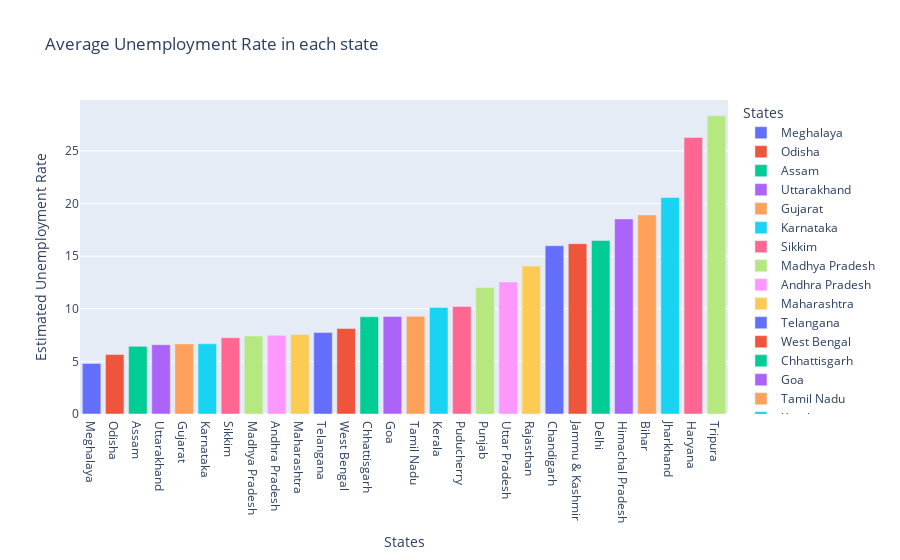

The cell this chart's notebook holds for it:
### Code cell
plot_ump = data[['Estimated Unemployment Rate', 'States']]
df_unemp = plot_ump.groupby('States').mean().reset_index()
df_unemp = df_unemp.sort_values('Estimated Unemployment Rate')
fig = px.bar(df_unemp, x='States', y='Estimated Unemployment Rate', color='States',
             title='Average Unemployment Rate in each state', template='plotly')
fig.show()

### Figure 1 — Plotly figure (JSON) as saved in the notebook; plotly's stock layout.template omitted (floating-point values rounded to 4 significant figures)
{"data": [{"alignmentgroup": "True", "hovertemplate": "States=%{x}<br>Estimated Unemployment Rate=%{y}<extra></extra>", "legendgroup": "Meghalaya", "marker": {"color": "#636efa", "pattern": {"shape": ""}}, "name": "Meghalaya", "offsetgroup": "Meghalaya", "orientation": "v", "showlegend": true, "textposition": "auto", "type": "bar", "x": ["Meghalaya"], "xaxis": "x", "y": [4.799], "yaxis": "y"}, {"alignmentgroup": "True", "hovertemplate": "States=%{x}<br>Estimated Unemployment Rate=%{y}<extra></extra>", "legendgroup": "Odisha", "marker": {"color": "#EF553B", "pattern": {"shape": ""}}, "name": "Odisha", "offsetgroup": "Odisha", "orientation": "v", "showlegend": true, "textposition": "auto", "type": "bar", "x": ["Odisha"], "xaxis": "x", "y": [5.658], "yaxis": "y"}, {"alignmentgroup": "True", "hovertemplate": "States=%{x}<br>Estimated Unemployment Rate=%{y}<extra></extra>", "legendgroup": "Assam", "marker": {"color": "#00cc96", "pattern": {"shape": ""}}, "name": "Assam", "offsetgroup": "Assam", "orientation": "v", "showlegend": true, "textposition": "auto", "type": "bar", "x": ["Assam"], "xaxis": "x", "y": [6.428], "yaxis": "y"}, {"alignmentgroup": "True", "hovertemplate": "States=%{x}<br>Estimated Unemployment Rate=%{y}<extra></extra>", "legendgroup": "Uttarakhand", "marker": {"color": "#ab63fa", "pattern": {"shape": ""}}, "name": "Uttarakhand", "offsetgroup": "Uttarakhand", "orientation": "v", "showlegend": true, "textposition": "auto", "type": "bar", "x": ["Uttarakhand"], "xaxis": "x", "y": [6.583], "yaxis": "y"}, {"alignmentgroup": "True", "hovertemplate": "States=%{x}<br>Estimated Unemployment Rate=%{y}<extra></extra>", "legendgroup": "Gujarat", "marker": {"color": "#FFA15A", "pattern": {"shape": ""}}, "name": "Gujarat", "offsetgroup": "Gujarat", "orientation": "v", "showlegend": true, "textposition": "auto", "type": "bar", "x": ["Gujarat"], "xaxis": "x", "y": [6.664], "yaxis": "y"}, {"alignmentgroup": "True", "hovertemplate": "States=%{x}<br>Estimated Unemployment Rate=%{y}<extra></extra>", "legendgroup": "Karnataka", "marker": {"color": "#19d3f3", "pattern": {"shape": ""}}, "name": "Karnataka", "offsetgroup": "Karnataka", "orientation": "v", "showlegend": true, "textposition": "auto", "type": "bar", "x": ["Karnataka"], "xaxis": "x", "y": [6.676], "yaxis": "y"}, {"alignmentgroup": "True", "hovertemplate": "States=%{x}<br>Estimated Unemployment Rate=%{y}<extra></extra>", "legendgroup": "Sikkim", "marker": {"color": "#FF6692", "pattern": {"shape": ""}}, "name": "Sikkim", "offsetgroup": "Sikkim", "orientation": "v", "showlegend": true, "textposition": "auto", "type": "bar", "x": ["Sikkim"], "xaxis": "x", "y": [7.249], "yaxis": "y"}, {"alignmentgroup": "True", "hovertemplate": "States=%{x}<br>Estimated Unemployment Rate=%{y}<extra></extra>", "legendgroup": "Madhya Pradesh", "marker": {"color": "#B6E880", "pattern": {"shape": ""}}, "name": "Madhya Pradesh", "offsetgroup": "Madhya Pradesh", "orientation": "v", "showlegend": true, "textposition": "auto", "type": "bar", "x": ["Madhya Pradesh"], "xaxis": "x", "y": [7.406], "yaxis": "y"}, {"alignmentgroup": "True", "hovertemplate": "States=%{x}<br>Estimated Unemployment Rate=%{y}<extra></extra>", "legendgroup": "Andhra Pradesh", "marker": {"color": "#FF97FF", "pattern": {"shape": ""}}, "name": "Andhra Pradesh", "offsetgroup": "Andhra Pradesh", "orientation": "v", "showlegend": true, "textposition": "auto", "type": "bar", "x": ["Andhra Pradesh"], "xaxis": "x", "y": [7.477], "yaxis": "y"}, {"alignmentgroup": "True", "hovertemplate": "States=%{x}<br>Estimated Unemployment Rate=%{y}<extra></extra>", "legendgroup": "Maharashtra", "marker": {"color": "#FECB52", "pattern": {"shape": ""}}, "name": "Maharashtra", "offsetgroup": "Maharashtra", "orientation": "v", "showlegend": true, "textposition": "auto", "type": "bar", "x": ["Maharashtra"], "xaxis": "x", "y": [7.558], "yaxis": "y"}, {"alignmentgroup": "True", "hovertemplate": "States=%{x}<br>Estimated Unemployment Rate=%{y}<extra></extra>", "legendgroup": "Telangana", "marker": {"color": "#636efa", "pattern": {"shape": ""}}, "name": "Telangana", "offsetgroup": "Telangana", "orientation": "v", "showlegend": true, "textposition": "auto", "type": "bar", "x": ["Telangana"], "xaxis": "x", "y": [7.738], "yaxis": "y"}, {"alignmentgroup": "True", "hovertemplate": "States=%{x}<br>Estimated Unemployment Rate=%{y}<extra></extra>", "legendgroup": "West Bengal", "marker": {"color": "#EF553B", "pattern": {"shape": ""}}, "name": "West Bengal", "offsetgroup": "West Bengal", "orientation": "v", "showlegend": true, "textposition": "auto", "type": "bar", "x": ["West Bengal"], "xaxis": "x", "y": [8.125], "yaxis": "y"}, {"alignmentgroup": "True", "hovertemplate": "States=%{x}<br>Estimated Unemployment Rate=%{y}<extra></extra>", "legendgroup": "Chhattisgarh", "marker": {"color": "#00cc96", "pattern": {"shape": ""}}, "name": "Chhattisgarh", "offsetgroup": "Chhattisgarh", "orientation": "v", "showlegend": true, "textposition": "auto", "type": "bar", "x": ["Chhattisgarh"], "xaxis": "x", "y": [9.24], "yaxis": "y"}, {"alignmentgroup": "True", "hovertemplate": "States=%{x}<br>Estimated Unemployment Rate=%{y}<extra></extra>", "legendgroup": "Goa", "marker": {"color": "#ab63fa", "pattern": {"shape": ""}}, "name": "Goa", "offsetgroup": "Goa", "orientation": "v", "showlegend": true, "textposition": "auto", "type": "bar", "x": ["Goa"], "xaxis": "x", "y": [9.274], "yaxis": "y"}, {"alignmentgroup": "True", "hovertemplate": "States=%{x}<br>Estimated Unemployment Rate=%{y}<extra></extra>", "legendgroup": "Tamil Nadu", "marker": {"color": "#FFA15A", "pattern": {"shape": ""}}, "name": "Tamil Nadu", "offsetgroup": "Tamil Nadu", "orientation": "v", "showlegend": true, "textposition": "auto", "type": "bar", "x": ["Tamil Nadu"], "xaxis": "x", "y": [9.284], "yaxis": "y"}, {"alignmentgroup": "True", "hovertemplate": "States=%{x}<br>Estimated Unemployment Rate=%{y}<extra></extra>", "legendgroup": "Kerala", "marker": {"color": "#19d3f3", "pattern": {"shape": ""}}, "name": "Kerala", "offsetgroup": "Kerala", "orientation": "v", "showlegend": true, "textposition": "auto", "type": "bar", "x": ["Kerala"], "xaxis": "x", "y": [10.12], "yaxis": "y"}, {"alignmentgroup": "True", "hovertemplate": "States=%{x}<br>Estimated Unemployment Rate=%{y}<extra></extra>", "legendgroup": "Puducherry", "marker": {"color": "#FF6692", "pattern": {"shape": ""}}, "name": "Puducherry", "offsetgroup": "Puducherry", "orientation": "v", "showlegend": true, "textposition": "auto", "type": "bar", "x": ["Puducherry"], "xaxis": "x", "y": [10.22], "yaxis": "y"}, {"alignmentgroup": "True", "hovertemplate": "States=%{x}<br>Estimated Unemployment Rate=%{y}<extra></extra>", "legendgroup": "Punjab", "marker": {"color": "#B6E880", "pattern": {"shape": ""}}, "name": "Punjab", "offsetgroup": "Punjab", "orientation": "v", "showlegend": true, "textposition": "auto", "type": "bar", "x": ["Punjab"], "xaxis": "x", "y": [12.03], "yaxis": "y"}, {"alignmentgroup": "True", "hovertemplate": "States=%{x}<br>Estimated Unemployment Rate=%{y}<extra></extra>", "legendgroup": "Uttar Pradesh", "marker": {"color": "#FF97FF", "pattern": {"shape": ""}}, "name": "Uttar Pradesh", "offsetgroup": "Uttar Pradesh", "orientation": "v", "showlegend": true, "textposition": "auto", "type": "bar", "x": ["Uttar Pradesh"], "xaxis": "x", "y": [12.55], "yaxis": "y"}, {"alignmentgroup": "True", "hovertemplate": "States=%{x}<br>Estimated Unemployment Rate=%{y}<extra></extra>", "legendgroup": "Rajasthan", "marker": {"color": "#FECB52", "pattern": {"shape": ""}}, "name": "Rajasthan", "offsetgroup": "Rajasthan", "orientation": "v", "showlegend": true, "textposition": "auto", "type": "bar", "x": ["Rajasthan"], "xaxis": "x", "y": [14.06], "yaxis": "y"}, {"alignmentgroup": "True", "hovertemplate": "States=%{x}<br>Estimated Unemployment Rate=%{y}<extra></extra>", "legendgroup": "Chandigarh", "marker": {"color": "#636efa", "pattern": {"shape": ""}}, "name": "Chandigarh", "offsetgroup": "Chandigarh", "orientation": "v", "showlegend": true, "textposition": "auto", "type": "bar", "x": ["Chandigarh"], "xaxis": "x", "y": [15.99], "yaxis": "y"}, {"alignmentgroup": "True", "hovertemplate": "States=%{x}<br>Estimated Unemployment Rate=%{y}<extra></extra>", "legendgroup": "Jammu & Kashmir", "marker": {"color": "#EF553B", "pattern": {"shape": ""}}, "name": "Jammu & Kashmir", "offsetgroup": "Jammu & Kashmir", "orientation": "v", "showlegend": true, "textposition": "auto", "type": "bar", "x": ["Jammu & Kashmir"], "xaxis": "x", "y": [16.19], "yaxis": "y"}, {"alignmentgroup": "True", "hovertemplate": "States=%{x}<br>Estimated Unemployment Rate=%{y}<extra></extra>", "legendgroup": "Delhi", "marker": {"color": "#00cc96", "pattern": {"shape": ""}}, "name": "Delhi", "offsetgroup": "Delhi", "orientation": "v", "showlegend": true, "textposition": "auto", "type": "bar", "x": ["Delhi"], "xaxis": "x", "y": [16.5], "yaxis": "y"}, {"alignmentgroup": "True", "hovertemplate": "States=%{x}<br>Estimated Unemployment Rate=%{y}<extra></extra>", "legendgroup": "Himachal Pradesh", "marker": {"color": "#ab63fa", "pattern": {"shape": ""}}, "name": "Himachal Pradesh", "offsetgroup": "Himachal Pradesh", "orientation": "v", "showlegend": true, "textposition": "auto", "type": "bar", "x": ["Himachal Pradesh"], "xaxis": "x", "y": [18.54], "yaxis": "y"}, {"alignmentgroup": "True", "hovertemplate": "States=%{x}<br>Estimated Unemployment Rate=%{y}<extra></extra>", "legendgroup": "Bihar", "marker": {"color": "#FFA15A", "pattern": {"shape": ""}}, "name": "Bihar", "offsetgroup": "Bihar", "orientation": "v", "showlegend": true, "textposition": "auto", "type": "bar", "x": ["Bihar"], "xaxis": "x", "y": [18.92], "yaxis": "y"}, {"alignmentgroup": "True", "hovertemplate": "States=%{x}<br>Estimated Unemployment Rate=%{y}<extra></extra>", "legendgroup": "Jharkhand", "marker": {"color": "#19d3f3", "pattern": {"shape": ""}}, "name": "Jharkhand", "offsetgroup": "Jharkhand", "orientation": "v", "showlegend": true, "textposition": "auto", "type": "bar", "x": ["Jharkhand"], "xaxis": "x", "y": [20.59], "yaxis": "y"}, {"alignmentgroup": "True", "hovertemplate": "States=%{x}<br>Estimated Unemployment Rate=%{y}<extra></extra>", "legendgroup": "Haryana", "marker": {"color": "#FF6692", "pattern": {"shape": ""}}, "name": "Haryana", "offsetgroup": "Haryana", "orientation": "v", "showlegend": true, "textposition": "auto", "type": "bar", "x": ["Haryana"], "xaxis": "x", "y": [26.28], "yaxis": "y"}, {"alignmentgroup": "True", "hovertemplate": "States=%{x}<br>Estimated Unemployment Rate=%{y}<extra></extra>", "legendgroup": "Tripura", "marker": {"color": "#B6E880", "pattern": {"shape": ""}}, "name": "Tripura", "offsetgroup": "Tripura", "orientation": "v", "showlegend": true, "textposition": "auto", "type": "bar", "x": ["Tripura"], "xaxis": "x", "y": [28.35], "yaxis": "y"}], "layout": {"barmode": "relative", "legend": {"title": {"text": "States"}, "tracegroupgap": 0}, "title": {"text": "Average Unemployment Rate in each state"}, "xaxis": {"anchor": "y", "categoryarray": ["Meghalaya", "Odisha", "Assam", "Uttarakhand", "Gujarat", "Karnataka", "Sikkim", "Madhya Pradesh", "Andhra Pradesh", "Maharashtra", "Telangana", "West Bengal", "Chhattisgarh", "Goa", "Tamil Nadu", "Kerala", "Puducherry", "Punjab", "Uttar Pradesh", "Rajasthan", "Chandigarh", "Jammu & Kashmir", "Delhi", "Himachal Pradesh", "Bihar", "Jharkhand", "Haryana", "Tripura"], "categoryorder": "array", "domain": [0, 1], "title": {"text": "States"}}, "yaxis": {"anchor": "x", "domain": [0, 1], "title": {"text": "Estimated Unemployment Rate"}}}}
